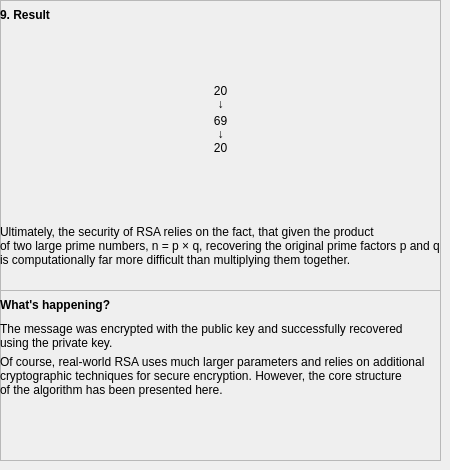
        <widget class="QWidget" name="pg_ersapg9">
         <widget class="QFrame" name="fr_ersawh9">
          <property name="geometry">
           <rect>
            <x>0</x>
            <y>290</y>
            <width>441</width>
            <height>171</height>
           </rect>
          </property>
          <property name="frameShape">
           <enum>QFrame::StyledPanel</enum>
          </property>
          <property name="frameShadow">
           <enum>QFrame::Raised</enum>
          </property>
          <widget class="QLabel" name="lbl_ersawh9_ex1">
           <property name="geometry">
            <rect>
             <x>0</x>
             <y>30</y>
             <width>441</width>
             <height>31</height>
            </rect>
           </property>
           <property name="text">
            <string>The message was encrypted with the public key and successfully recovered 
using the private key.</string>
           </property>
          </widget>
          <widget class="QLabel" name="lbl_ersawh9_wh">
           <property name="geometry">
            <rect>
             <x>0</x>
             <y>0</y>
             <width>211</width>
             <height>31</height>
            </rect>
           </property>
           <property name="text">
            <string>&lt;html&gt;&lt;head/&gt;&lt;body&gt;&lt;p&gt;&lt;span style=&quot; font-size:9pt; font-weight:600;&quot;&gt;What's happening?&lt;/span&gt;&lt;/p&gt;&lt;/body&gt;&lt;/html&gt;</string>
           </property>
           <property name="alignment">
            <set>Qt::AlignLeading|Qt::AlignLeft|Qt::AlignVCenter</set>
           </property>
          </widget>
          <widget class="QLabel" name="lbl_ersawh9_ex2">
           <property name="geometry">
            <rect>
             <x>0</x>
             <y>60</y>
             <width>441</width>
             <height>51</height>
            </rect>
           </property>
           <property name="text">
            <string>Of course, real-world RSA uses much larger parameters and relies on additional 
cryptographic techniques for secure encryption. However, the core structure 
of the algorithm has been presented here.</string>
           </property>
          </widget>
         </widget>
         <widget class="QFrame" name="fr_ersamn9">
          <property name="geometry">
           <rect>
            <x>0</x>
            <y>0</y>
            <width>441</width>
            <height>291</height>
           </rect>
          </property>
          <property name="frameShape">
           <enum>QFrame::StyledPanel</enum>
          </property>
          <property name="frameShadow">
           <enum>QFrame::Raised</enum>
          </property>
          <widget class="QLabel" name="lbl_ersamn9_res">
           <property name="geometry">
            <rect>
             <x>0</x>
             <y>0</y>
             <width>221</width>
             <height>31</height>
            </rect>
           </property>
           <property name="text">
            <string>&lt;html&gt;&lt;head/&gt;&lt;body&gt;&lt;p&gt;&lt;span style=&quot; font-size:9pt; font-weight:600;&quot;&gt;9. Result&lt;/span&gt;&lt;/p&gt;&lt;/body&gt;&lt;/html&gt;</string>
           </property>
           <property name="alignment">
            <set>Qt::AlignLeading|Qt::AlignLeft|Qt::AlignVCenter</set>
           </property>
          </widget>
          <widget class="QLabel" name="lbl_ersamn9_ms1">
           <property name="geometry">
            <rect>
             <x>140</x>
             <y>80</y>
             <width>161</width>
             <height>21</height>
            </rect>
           </property>
           <property name="text">
            <string>20</string>
           </property>
           <property name="alignment">
            <set>Qt::AlignCenter</set>
           </property>
          </widget>
          <widget class="QLabel" name="lbl_ersamn9_ar1">
           <property name="geometry">
            <rect>
             <x>140</x>
             <y>96</y>
             <width>161</width>
             <height>16</height>
            </rect>
           </property>
           <property name="text">
            <string>↓</string>
           </property>
           <property name="alignment">
            <set>Qt::AlignCenter</set>
           </property>
          </widget>
          <widget class="QLabel" name="lbl_ersamn9_cip">
           <property name="geometry">
            <rect>
             <x>140</x>
             <y>110</y>
             <width>161</width>
             <height>21</height>
            </rect>
           </property>
           <property name="text">
            <string>69</string>
           </property>
           <property name="alignment">
            <set>Qt::AlignCenter</set>
           </property>
          </widget>
          <widget class="QLabel" name="lbl_ersamn9_ar2">
           <property name="geometry">
            <rect>
             <x>140</x>
             <y>126</y>
             <width>161</width>
             <height>16</height>
            </rect>
           </property>
           <property name="text">
            <string>↓</string>
           </property>
           <property name="alignment">
            <set>Qt::AlignCenter</set>
           </property>
          </widget>
          <widget class="QLabel" name="lbl_ersamn9_ms2">
           <property name="geometry">
            <rect>
             <x>140</x>
             <y>138</y>
             <width>161</width>
             <height>20</height>
            </rect>
           </property>
           <property name="text">
            <string>20</string>
           </property>
           <property name="alignment">
            <set>Qt::AlignCenter</set>
           </property>
          </widget>
          <widget class="QLabel" name="lbl_ersamn9_npq">
           <property name="geometry">
            <rect>
             <x>0</x>
             <y>210</y>
             <width>441</width>
             <height>71</height>
            </rect>
           </property>
           <property name="text">
            <string>Ultimately, the security of RSA relies on the fact, that given the product 
of two large prime numbers, n = p × q, recovering the original prime factors p and q 
is computationally far more difficult than multiplying them together.</string>
           </property>
           <property name="wordWrap">
            <bool>true</bool>
           </property>
          </widget>
         </widget>
        </widget>
